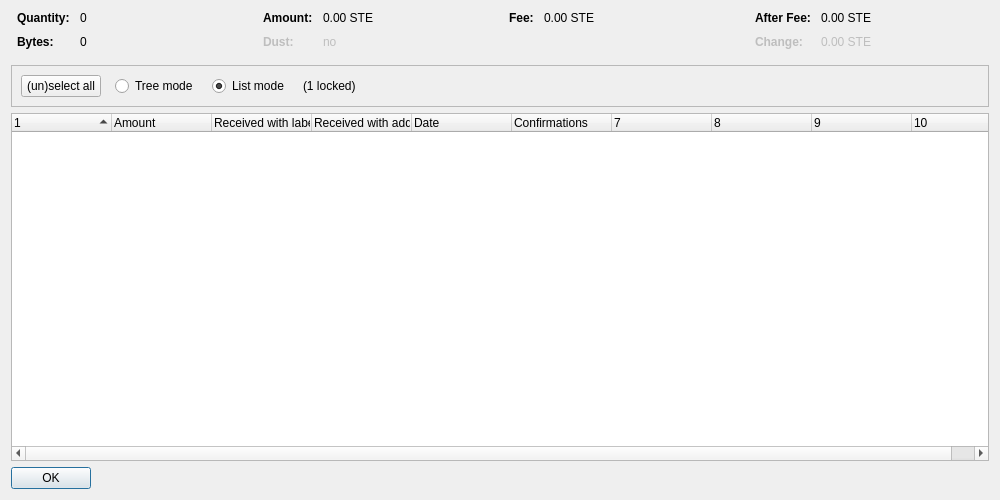
<?xml version="1.0" encoding="UTF-8"?>
<ui version="4.0">
 <class>CoinControlDialog</class>
 <widget class="QDialog" name="CoinControlDialog">
  <property name="geometry">
   <rect>
    <x>0</x>
    <y>0</y>
    <width>1000</width>
    <height>500</height>
   </rect>
  </property>
  <property name="windowTitle">
   <string>Coin Selection</string>
  </property>
  <layout class="QVBoxLayout" name="verticalLayout">
   <item>
    <layout class="QHBoxLayout" name="horizontalLayoutTop" stretch="0,0,0,0">
     <property name="topMargin">
      <number>0</number>
     </property>
     <property name="bottomMargin">
      <number>10</number>
     </property>
     <item>
      <layout class="QFormLayout" name="formLayoutCoinControl1">
       <property name="horizontalSpacing">
        <number>10</number>
       </property>
       <property name="verticalSpacing">
        <number>10</number>
       </property>
       <property name="leftMargin">
        <number>6</number>
       </property>
       <property name="rightMargin">
        <number>6</number>
       </property>
       <item row="0" column="0">
        <widget class="QLabel" name="labelCoinControlQuantityText">
         <property name="font">
          <font>
           <weight>75</weight>
           <bold>true</bold>
          </font>
         </property>
         <property name="text">
          <string>Quantity:</string>
         </property>
        </widget>
       </item>
       <item row="0" column="1">
        <widget class="QLabel" name="labelCoinControlQuantity">
         <property name="cursor">
          <cursorShape>IBeamCursor</cursorShape>
         </property>
         <property name="contextMenuPolicy">
          <enum>Qt::ActionsContextMenu</enum>
         </property>
         <property name="text">
          <string notr="true">0</string>
         </property>
         <property name="textInteractionFlags">
          <set>Qt::LinksAccessibleByMouse|Qt::TextSelectableByKeyboard|Qt::TextSelectableByMouse</set>
         </property>
        </widget>
       </item>
       <item row="1" column="0">
        <widget class="QLabel" name="labelCoinControlBytesText">
         <property name="font">
          <font>
           <weight>75</weight>
           <bold>true</bold>
          </font>
         </property>
         <property name="text">
          <string>Bytes:</string>
         </property>
        </widget>
       </item>
       <item row="1" column="1">
        <widget class="QLabel" name="labelCoinControlBytes">
         <property name="cursor">
          <cursorShape>IBeamCursor</cursorShape>
         </property>
         <property name="contextMenuPolicy">
          <enum>Qt::ActionsContextMenu</enum>
         </property>
         <property name="text">
          <string notr="true">0</string>
         </property>
         <property name="textInteractionFlags">
          <set>Qt::LinksAccessibleByMouse|Qt::TextSelectableByKeyboard|Qt::TextSelectableByMouse</set>
         </property>
        </widget>
       </item>
      </layout>
     </item>
     <item>
      <layout class="QFormLayout" name="formLayoutCoinControl2">
       <property name="horizontalSpacing">
        <number>10</number>
       </property>
       <property name="verticalSpacing">
        <number>10</number>
       </property>
       <property name="leftMargin">
        <number>6</number>
       </property>
       <property name="rightMargin">
        <number>6</number>
       </property>
       <item row="0" column="0">
        <widget class="QLabel" name="labelCoinControlAmountText">
         <property name="font">
          <font>
           <weight>75</weight>
           <bold>true</bold>
          </font>
         </property>
         <property name="text">
          <string>Amount:</string>
         </property>
        </widget>
       </item>
       <item row="0" column="1">
        <widget class="QLabel" name="labelCoinControlAmount">
         <property name="cursor">
          <cursorShape>IBeamCursor</cursorShape>
         </property>
         <property name="contextMenuPolicy">
          <enum>Qt::ActionsContextMenu</enum>
         </property>
         <property name="text">
          <string notr="true">0.00 STE</string>
         </property>
         <property name="textInteractionFlags">
          <set>Qt::LinksAccessibleByMouse|Qt::TextSelectableByKeyboard|Qt::TextSelectableByMouse</set>
         </property>
        </widget>
       </item>
       <item row="1" column="0">
        <widget class="QLabel" name="labelCoinControlLowOutputText">
         <property name="enabled">
          <bool>false</bool>
         </property>
         <property name="font">
          <font>
           <weight>75</weight>
           <bold>true</bold>
          </font>
         </property>
         <property name="text">
          <string>Dust:</string>
         </property>
        </widget>
       </item>
       <item row="1" column="1">
        <widget class="QLabel" name="labelCoinControlLowOutput">
         <property name="enabled">
          <bool>false</bool>
         </property>
         <property name="cursor">
          <cursorShape>IBeamCursor</cursorShape>
         </property>
         <property name="contextMenuPolicy">
          <enum>Qt::ActionsContextMenu</enum>
         </property>
         <property name="text">
          <string notr="true">no</string>
         </property>
         <property name="textInteractionFlags">
          <set>Qt::LinksAccessibleByMouse|Qt::TextSelectableByKeyboard|Qt::TextSelectableByMouse</set>
         </property>
        </widget>
       </item>
      </layout>
     </item>
     <item>
      <layout class="QFormLayout" name="formLayoutCoinControl3">
       <property name="horizontalSpacing">
        <number>10</number>
       </property>
       <property name="verticalSpacing">
        <number>10</number>
       </property>
       <property name="leftMargin">
        <number>6</number>
       </property>
       <property name="rightMargin">
        <number>6</number>
       </property>
       <item row="0" column="0">
        <widget class="QLabel" name="labelCoinControlFeeText">
         <property name="font">
          <font>
           <weight>75</weight>
           <bold>true</bold>
          </font>
         </property>
         <property name="text">
          <string>Fee:</string>
         </property>
        </widget>
       </item>
       <item row="0" column="1">
        <widget class="QLabel" name="labelCoinControlFee">
         <property name="cursor">
          <cursorShape>IBeamCursor</cursorShape>
         </property>
         <property name="contextMenuPolicy">
          <enum>Qt::ActionsContextMenu</enum>
         </property>
         <property name="text">
          <string notr="true">0.00 STE</string>
         </property>
         <property name="textInteractionFlags">
          <set>Qt::LinksAccessibleByMouse|Qt::TextSelectableByKeyboard|Qt::TextSelectableByMouse</set>
         </property>
        </widget>
       </item>
      </layout>
     </item>
     <item>
      <layout class="QFormLayout" name="formLayoutCoinControl4">
       <property name="horizontalSpacing">
        <number>10</number>
       </property>
       <property name="verticalSpacing">
        <number>10</number>
       </property>
       <property name="leftMargin">
        <number>6</number>
       </property>
       <property name="rightMargin">
        <number>6</number>
       </property>
       <item row="0" column="0">
        <widget class="QLabel" name="labelCoinControlAfterFeeText">
         <property name="font">
          <font>
           <weight>75</weight>
           <bold>true</bold>
          </font>
         </property>
         <property name="text">
          <string>After Fee:</string>
         </property>
        </widget>
       </item>
       <item row="0" column="1">
        <widget class="QLabel" name="labelCoinControlAfterFee">
         <property name="cursor">
          <cursorShape>IBeamCursor</cursorShape>
         </property>
         <property name="contextMenuPolicy">
          <enum>Qt::ActionsContextMenu</enum>
         </property>
         <property name="text">
          <string notr="true">0.00 STE</string>
         </property>
         <property name="textInteractionFlags">
          <set>Qt::LinksAccessibleByMouse|Qt::TextSelectableByKeyboard|Qt::TextSelectableByMouse</set>
         </property>
        </widget>
       </item>
       <item row="1" column="0">
        <widget class="QLabel" name="labelCoinControlChangeText">
         <property name="enabled">
          <bool>false</bool>
         </property>
         <property name="font">
          <font>
           <weight>75</weight>
           <bold>true</bold>
          </font>
         </property>
         <property name="text">
          <string>Change:</string>
         </property>
        </widget>
       </item>
       <item row="1" column="1">
        <widget class="QLabel" name="labelCoinControlChange">
         <property name="enabled">
          <bool>false</bool>
         </property>
         <property name="cursor">
          <cursorShape>IBeamCursor</cursorShape>
         </property>
         <property name="contextMenuPolicy">
          <enum>Qt::ActionsContextMenu</enum>
         </property>
         <property name="text">
          <string notr="true">0.00 STE</string>
         </property>
         <property name="textInteractionFlags">
          <set>Qt::LinksAccessibleByMouse|Qt::TextSelectableByKeyboard|Qt::TextSelectableByMouse</set>
         </property>
        </widget>
       </item>
      </layout>
     </item>
    </layout>
   </item>
   <item>
    <widget class="QFrame" name="frame">
     <property name="minimumSize">
      <size>
       <width>0</width>
       <height>40</height>
      </size>
     </property>
     <property name="frameShape">
      <enum>QFrame::StyledPanel</enum>
     </property>
     <property name="frameShadow">
      <enum>QFrame::Sunken</enum>
     </property>
     <layout class="QHBoxLayout" name="horizontalLayout">
      <item>
       <layout class="QHBoxLayout" name="horizontalLayoutPanel" stretch="0,0,0,0,0">
        <property name="spacing">
         <number>14</number>
        </property>
        <item>
         <widget class="QPushButton" name="pushButtonSelectAll">
          <property name="sizePolicy">
           <sizepolicy hsizetype="Maximum" vsizetype="Fixed">
            <horstretch>0</horstretch>
            <verstretch>0</verstretch>
           </sizepolicy>
          </property>
          <property name="text">
           <string>(un)select all</string>
          </property>
          <property name="autoDefault">
           <bool>false</bool>
          </property>
         </widget>
        </item>
        <item>
         <widget class="QRadioButton" name="radioTreeMode">
          <property name="sizePolicy">
           <sizepolicy hsizetype="Maximum" vsizetype="Fixed">
            <horstretch>0</horstretch>
            <verstretch>0</verstretch>
           </sizepolicy>
          </property>
          <property name="text">
           <string>Tree mode</string>
          </property>
         </widget>
        </item>
        <item>
         <widget class="QRadioButton" name="radioListMode">
          <property name="sizePolicy">
           <sizepolicy hsizetype="Maximum" vsizetype="Fixed">
            <horstretch>0</horstretch>
            <verstretch>0</verstretch>
           </sizepolicy>
          </property>
          <property name="text">
           <string>List mode</string>
          </property>
          <property name="checked">
           <bool>true</bool>
          </property>
         </widget>
        </item>
        <item>
         <widget class="QLabel" name="labelLocked">
          <property name="text">
           <string notr="true">(1 locked)</string>
          </property>
         </widget>
        </item>
        <item>
         <spacer name="horizontalSpacer">
          <property name="orientation">
           <enum>Qt::Horizontal</enum>
          </property>
          <property name="sizeHint" stdset="0">
           <size>
            <width>40</width>
            <height>20</height>
           </size>
          </property>
         </spacer>
        </item>
       </layout>
      </item>
     </layout>
    </widget>
   </item>
   <item>
    <widget class="CoinControlTreeWidget" name="treeWidget">
     <property name="contextMenuPolicy">
      <enum>Qt::CustomContextMenu</enum>
     </property>
     <property name="sortingEnabled">
      <bool>false</bool>
     </property>
     <property name="columnCount">
      <number>10</number>
     </property>
     <attribute name="headerShowSortIndicator" stdset="0">
      <bool>true</bool>
     </attribute>
     <attribute name="headerStretchLastSection">
      <bool>false</bool>
     </attribute>
     <column>
      <property name="text">
       <string/>
      </property>
     </column>
     <column>
      <property name="text">
       <string>Amount</string>
      </property>
     </column>
     <column>
      <property name="text">
       <string>Received with label</string>
      </property>
     </column>
     <column>
      <property name="text">
       <string>Received with address</string>
      </property>
     </column>
     <column>
      <property name="text">
       <string>Date</string>
      </property>
     </column>
     <column>
      <property name="text">
       <string>Confirmations</string>
      </property>
      <property name="toolTip">
       <string>Confirmed</string>
      </property>
     </column>
     <column>
      <property name="text">
       <string/>
      </property>
     </column>
     <column>
      <property name="text">
       <string/>
      </property>
     </column>
     <column>
      <property name="text">
       <string/>
      </property>
     </column>
     <column>
      <property name="text">
       <string/>
      </property>
     </column>
    </widget>
   </item>
   <item>
    <widget class="QDialogButtonBox" name="buttonBox">
     <property name="sizePolicy">
      <sizepolicy hsizetype="Maximum" vsizetype="Fixed">
       <horstretch>0</horstretch>
       <verstretch>0</verstretch>
      </sizepolicy>
     </property>
     <property name="orientation">
      <enum>Qt::Horizontal</enum>
     </property>
     <property name="standardButtons">
      <set>QDialogButtonBox::Ok</set>
     </property>
    </widget>
   </item>
  </layout>
 </widget>
 <customwidgets>
  <customwidget>
   <class>CoinControlTreeWidget</class>
   <extends>QTreeWidget</extends>
   <header>qt/coincontroltreewidget.h</header>
  </customwidget>
 </customwidgets>
 <resources/>
 <connections/>
</ui>
